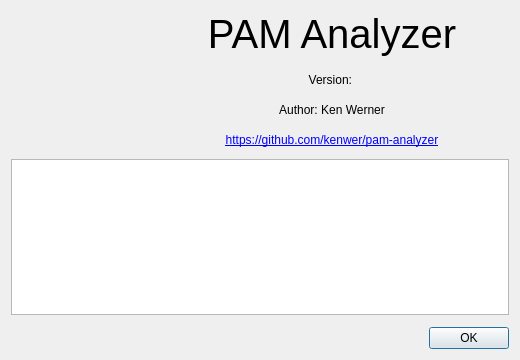
<?xml version="1.0" encoding="UTF-8"?>
<ui version="4.0">
 <class>AboutDialog</class>
 <widget class="QDialog" name="AboutDialog">
  <property name="geometry">
   <rect>
    <x>0</x>
    <y>0</y>
    <width>520</width>
    <height>360</height>
   </rect>
  </property>
  <property name="minimumSize">
   <size>
    <width>460</width>
    <height>260</height>
   </size>
  </property>
  <property name="windowTitle">
   <string>About PAM Analyzer</string>
  </property>
  <layout class="QVBoxLayout" name="root_layout">
   <property name="spacing">
    <number>12</number>
   </property>
   <item>
    <layout class="QHBoxLayout" name="header_layout">
     <property name="spacing">
      <number>16</number>
     </property>
     <item>
      <widget class="QLabel" name="icon_label">
       <property name="minimumSize">
        <size>
         <width>128</width>
         <height>128</height>
        </size>
       </property>
       <property name="maximumSize">
        <size>
         <width>128</width>
         <height>128</height>
        </size>
       </property>
       <property name="text">
        <string/>
       </property>
       <property name="alignment">
        <set>Qt::AlignmentFlag::AlignCenter</set>
       </property>
      </widget>
     </item>
     <item>
      <layout class="QVBoxLayout" name="text_layout">
       <item>
        <widget class="QLabel" name="app_name_label">
         <property name="font">
          <font>
           <pointsize>30</pointsize>
           <kerning>true</kerning>
           <fontweight>ExtraLight</fontweight>
          </font>
         </property>
         <property name="text">
          <string>PAM Analyzer</string>
         </property>
         <property name="alignment">
          <set>Qt::AlignmentFlag::AlignCenter</set>
         </property>
        </widget>
       </item>
       <item>
        <widget class="QLabel" name="version_label">
         <property name="text">
          <string>Version: </string>
         </property>
         <property name="alignment">
          <set>Qt::AlignmentFlag::AlignCenter</set>
         </property>
        </widget>
       </item>
       <item>
        <widget class="QLabel" name="author_label">
         <property name="text">
          <string>Author: Ken Werner</string>
         </property>
         <property name="alignment">
          <set>Qt::AlignmentFlag::AlignCenter</set>
         </property>
        </widget>
       </item>
       <item>
        <widget class="QLabel" name="link_label">
         <property name="text">
          <string>&lt;a href=&quot;https://github.com/kenwer/pam-analyzer&quot;&gt;https://github.com/kenwer/pam-analyzer&lt;/a&gt;</string>
         </property>
         <property name="alignment">
          <set>Qt::AlignmentFlag::AlignCenter</set>
         </property>
         <property name="openExternalLinks">
          <bool>true</bool>
         </property>
        </widget>
       </item>
      </layout>
     </item>
    </layout>
   </item>
   <item>
    <widget class="QTextBrowser" name="description_text_browser">
     <property name="openExternalLinks">
      <bool>true</bool>
     </property>
    </widget>
   </item>
   <item>
    <widget class="QDialogButtonBox" name="button_box">
     <property name="orientation">
      <enum>Qt::Orientation::Horizontal</enum>
     </property>
     <property name="standardButtons">
      <set>QDialogButtonBox::StandardButton::Ok</set>
     </property>
    </widget>
   </item>
  </layout>
 </widget>
 <resources/>
 <connections>
  <connection>
   <sender>button_box</sender>
   <signal>accepted()</signal>
   <receiver>AboutDialog</receiver>
   <slot>accept()</slot>
  </connection>
  <connection>
   <sender>button_box</sender>
   <signal>rejected()</signal>
   <receiver>AboutDialog</receiver>
   <slot>reject()</slot>
  </connection>
 </connections>
</ui>
